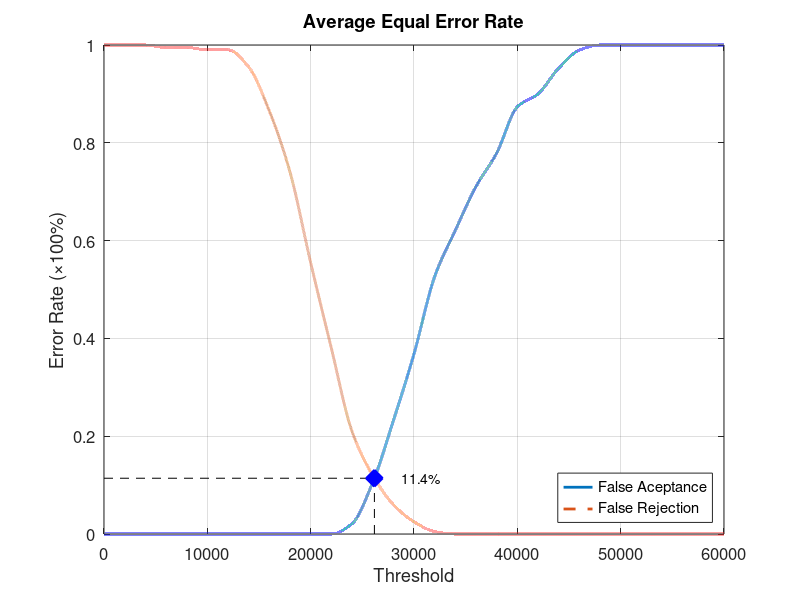
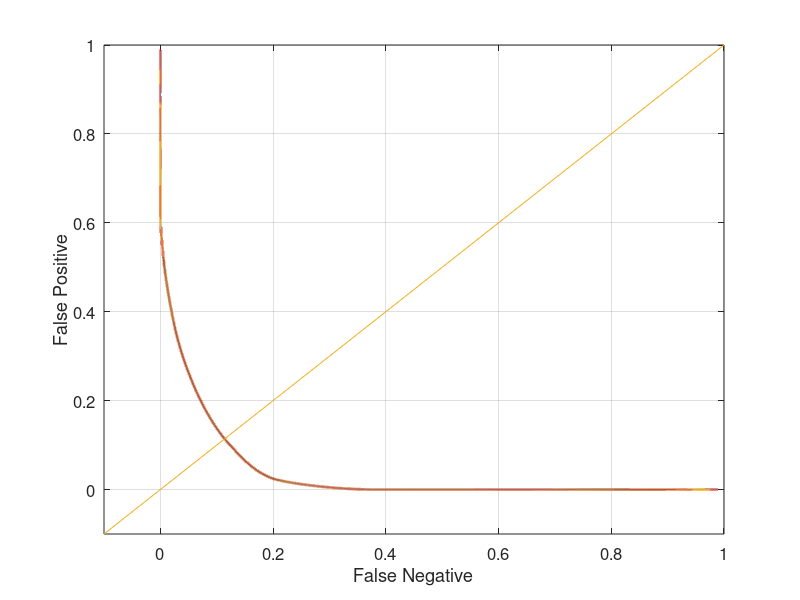

Reproduce these figures in MATLAB, in order.
function yEER = Database1_3
close all;
clear;
clc;
x = 0:2000:60000;
xq = 0:0.5:60000;

y0 = [0 0 0 0 0 0 0 0 0 0 0 0 0.0210526 0.105263 0.231579 0.368421 0.526316 0.621053 0.710526 0.778947 0.873684 0.9 0.952632 0.989474 1 1 1 1 1 1 1];
yy0 = interp1(x, y0, xq, 'pchip');
y1 = [1 1 1 0.995 0.995 0.99 0.99 0.955 0.865 0.74 0.555 0.38 0.21 0.12 0.06 0.025 0.005 0 0 0 0 0 0 0 0 0 0 0 0 0 0];
yy1 = interp1(x, y1, xq, 'pchip');

% Calculating EER: 
y2 = abs(y0 - y1);
find(y2 == min(y2))
yy2 = abs(yy0 - yy1);
xEER = find(yy2 == min(yy2));
xEERIndex = xq(xEER) % X-axis EER
yEER = yy0(xEER) % Y-axis EER

main = figure
plot(xq, yy0,'-','LineWidth', 2);	hold on
plot(xq, yy1,'--','LineWidth', 2);	hold on
plot([xEERIndex xEERIndex], [0 yEER], 'k--');	hold on
plot([0 xEERIndex], [yEER yEER], 'k--');	hold on
plot(xEERIndex, yEER, 'bx', 'LineWidth', 10);	hold on
text(xEERIndex + 10 * xEERIndex / 100, yEER, [num2str(round((10000 * yEER)) / 100) '%'])
legend('False Aceptance', 'False Rejection', 'Location', 'SouthEast')
xlabel('Threshold')
ylabel('Error Rate (\times100%)')
title('Average Equal Error Rate')
set(gca, 'FontSize', 12)
axis([0 60000 0 1])
grid on

print(main, 'Database1_3Main', '-dpng');
FNRxFPR = figure('Color', [1 1 1]);
plot(yy1, yy0, '-', yy1, yy0, 'LineWidth', 2);
hold on
y = -0.1:0.1:1
plot(y, y); 
set(gca, 'FontSize', 12)
xlabel('False Negative')
ylabel('False Positive')
axis([-0.1 1 -0.1 1])
set(gca, 'FontSize', 12)
grid on

print(FNRxFPR, 'Database1_3FNRxFPR','-dpng');
end
